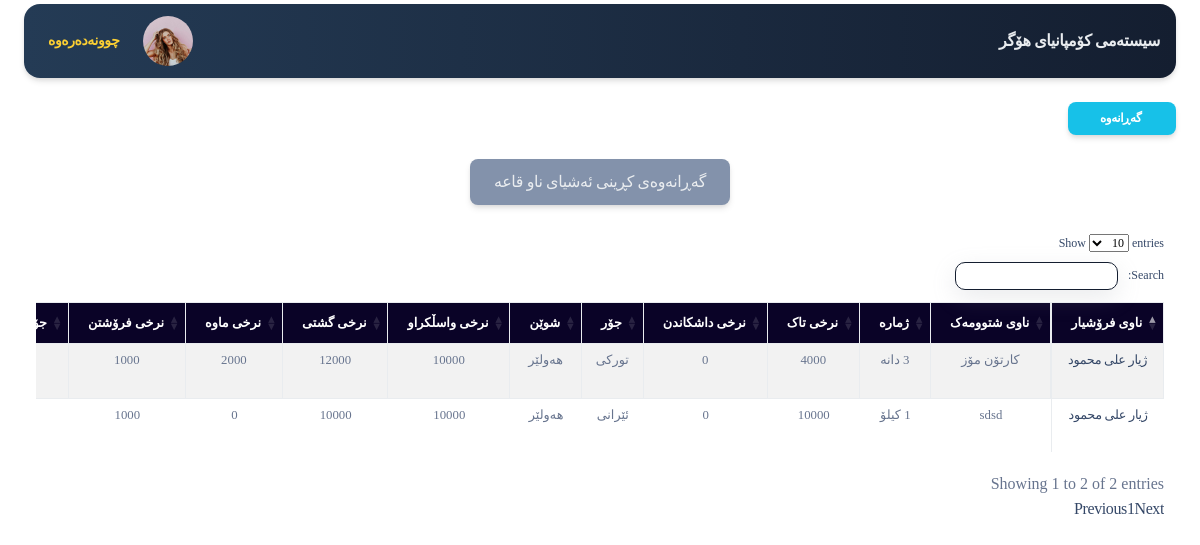
Screenshot of /app/return_buy_qa3a.php (signed in) with the database file from the repository.
### tables this page shows
CREATE TABLE `system` (
  `id` int(11) NOT NULL,
  `name` text NOT NULL,
  `avatar` text NOT NULL
);

CREATE TABLE `buy` (
  `id` int(11) NOT NULL,
  `invoice_id` int(11) NOT NULL DEFAULT 1,
  `dealer_id` int(11) NOT NULL,
  `cost_t` varchar(255) NOT NULL,
  `cost_co` varchar(255) NOT NULL,
  `num` varchar(255) NOT NULL,
  `type` varchar(255) NOT NULL,
  `cost_wasl` varchar(255) NOT NULL,
  `date` date NOT NULL,
  `cost_fr` varchar(255) NOT NULL,
  `discount` varchar(255) NOT NULL,
  `unit` varchar(255) NOT NULL,
  `name_product` varchar(255) NOT NULL,
  `place` varchar(255) NOT NULL,
  `percentage` varchar(255) NOT NULL,
  `driver_id` int(11) NOT NULL,
  `buy_type` enum('3alaf','helka','panel','qa3a','asn') NOT NULL DEFAULT 'helka',
  `status` int(2) NOT NULL COMMENT '1 bo kren -1 bo garanawa',
  `note` text NOT NULL
);

CREATE TABLE `dealers` (
  `id` int(11) NOT NULL,
  `name` varchar(100) NOT NULL,
  `phone` varchar(11) NOT NULL,
  `address` varchar(200) NOT NULL,
  `work_place` varchar(100) NOT NULL,
  `note` text NOT NULL,
  `currency_type` varchar(255) NOT NULL DEFAULT 'dollar'
);

### server/helper.php (called while the page is built, shortened)
<?php
include_once("conn.php");
?>
<?php
function getdata($sql) {
	global $conn;
	$get =  mysqli_query($conn,$sql);
	$result = mysqli_fetch_assoc($get);
	return $result;
}
function show($sql) {
	global $conn;
	$get =  mysqli_query($conn,$sql);
	$result=[];
	while ($row=mysqli_fetch_assoc($get)) {
		$result[]=$row;
	}
	return $result;
}

### app/return_buy_qa3a.php (the view, shortened to what this page needs)
<?php require_once('header.php'); ?>
<div class="container-fluid mt-4">
<a href="return_buy.php" class="btn btn-sm btn-info shadow" >
 گەڕانەوە
  </a>
</div>
<div class="container d-flex justify-content-around mt-2 flex-wrap">
    <button style="font-size:16px" class="btn text-light btn-secondary ">گەڕانەوەی کڕینی  ئەشیای ناو قاعە </button>
</div>
<div class="container-fluid mt-2">
    <div class="row m-auto">
        <div class="col-md-12">
            <div class="table-responsive">
                <table id="example" class="table  table-striped table-bordered  text-center" dir="rtl" style="zoom:80%">
                    <thead style="background-color: #0a0327;color: white">
                        <tr>
                            <th> ناوی فرۆشیار</th>
                            <th> ناوی شتوومەک</th>
                            <th> ژمارە </th>
                            <th> نرخی تاک </th>
                            <th> نرخی داشکاندن </th>
                            <th> جۆر </th>
                            <th> شوێن </th>
                            <th> نرخی واسڵکراو </th>
                            <th> نرخی گشتی </th>
                            <th> نرخی ماوە </th>
                            <th> نرخی فرۆشتن </th>
                            <th>جۆری دراو</th>
                        </tr>
                    </thead>
                    <tbody>
                        <?php
$buy_qa3a =show(" SELECT * FROM buy WHERE buy_type='qa3a' AND `status`='-1' ");
foreach ($buy_qa3a as $qa3a) {
  $dealer_id = $qa3a['dealer_id'];
  $name_product = $qa3a['name_product'];
  $num = $qa3a['num'];
  $cost_t = $qa3a['cost_t'];
  $cost_co = $qa3a['cost_co'];
  $type = $qa3a['type'];
  $cost_wasl = $qa3a['cost_wasl'];
  $cost_mawa = $cost_co-$cost_wasl;
  $place = $qa3a['place'];
  $cost_froshtn = $qa3a['cost_fr'];
  $discount = $qa3a['discount'];
  $unit = $qa3a['unit'];
  $getdealer = getdata(" SELECT * FROM dealers WHERE id='$dealer_id' ");
  $dealer_name = $getdealer['name'];
  $currency_type = $getdealer['currency_type'];
  if ($currency_type=='dinar') {
    $currency_type='دینار';
  }
?>
                        <tr>
                            <td><a href="dealer_detail.php?id=<?=$dealer_id;?>"><?=$dealer_name;?></a></td>
                            <td><?=$name_product;?></td>
                            <td><?=$num;?>   <?=$unit;?></td>
                            <td><?=$cost_t;?></td>
                            <td><?=$discount;?></td>
                            <td><?=$type;?></td>
                            <td><?=$place;?></td>
                            <td><?=$cost_wasl;?></td>
                            <td><?=$cost_co;?></td>
                            <td><?=$cost_mawa;?></td>
                            <td><?=$cost_froshtn;?></td>
                            <td><?=$currency_type;?></td>
                        </tr>
                        <?php
}
?>
                    </tbody>
                </table>
            </div>
        </div>
    </div>
    <?php require_once('footer.php'); ?>

### app/header.php (shortened to what this page needs)
<?php
require_once('../server/helper.php') ;
  ?>
<!DOCTYPE html>
<html dir="rtl">
<head>
  <link href="../assets/css/nucleo-icons.css" rel="stylesheet" />
  <link href="../assets/css/nucleo-svg.css" rel="stylesheet" />
  <link href="../assets/font-awesome/all.css" rel="stylesheet" />
  <link href="../assets/css/nucleo-svg.css" rel="stylesheet" />
  <link id="pagestyle" href="../assets/css/soft-ui-dashboard.css?v=1.0.3" rel="stylesheet" />
  <link id="pagestyle" href="../assets/css/style.css" rel="stylesheet" />
  <link rel="stylesheet" href="../assets/css/datatables.css">
  <link rel="stylesheet" href="../assets/css/datatables.min.css">
</head>
<body class="g-sidenav-show">
<?php
if (!isset($_GET['print_type'])) {
?>
  <main class="main-content position-relative max-height-vh-100 h-100 mt-1 border-radius-lg ">
    <nav class="navbar navbar-main navbar-expand-lg px-0 mx-4 shadow bg-first border-radius-xl" id="navbarBlur" navbar-scroll="true">
      <div class="container-fluid py-1 px-3">
      <nav aria-label="breadcrumb">
        <?php $select = show(" SELECT * FROM system ");
      foreach($select as $row) {
          $name = $row['name'];
?>
          <a href="index.php" class="font-weight-bolder mb-0 text-light">  <?=$name;?> </a>
          <?php }  ?>
        </nav>
        <div class="collapse navbar-collapse" dir="ltr" id="navbar">
          <ul class="navbar-nav" dir="rtl" >
            <li class="nav-item px-3 d-flex align-items-center">
              <a href="profile.php" class="nav-link text-body p-0 ">
              <img src="../assets/img/pro/team-1.jpg" width="50" class="img-fluid rounded-circle " alt="">
              </a>
            </li>
            <li class="nav-item d-flex align-items-center">
              <a href="logout.php" class="nav-link text-body font-weight-bold px-0">
                <span class="d-sm-inline p-2 text-warning">چوونەدەرەوە</span>
              </a>
            </li>
              </ul>
        </div>
      </div>
    </nav>
    <?php } ?>

### assets/css/style.css (style rules this page uses)
* { margin: 0px; padding: 0px; font-family: 'Speda-Regular'; }
body { font-family: 'Speda-Regular'; }
table tr th { text-align-last: center !important; }
.bg-first { background: #141E30; background: -webkit-linear-gradient(to right, #243B55, #141E30); background: linear-gradient(to right, #243B55, #141E30); color: aliceblue; }
button { font-family: 'Speda-Regular'; }

### rows the page displays
system: name "سیستەمی کۆمپانیای هۆگر"
buy: dealer.name "ژیار علی محمود", name_product "کارتۆن مۆز", num "3", unit "دانە", cost_t "4000", discount "0", type "تورکی", place "هەولێر", cost_wasl "10000", cost_co "12000", cost_mawa "2000", cost_fr "1000"
buy: dealer.name "ژیار علی محمود", name_product "sdsd", num "1", unit "کیلۆ", cost_t "10000", discount "0", type "ئێرانی", place "هەولێر", cost_wasl "10000", cost_co "10000", cost_mawa "0", cost_fr "1000"
